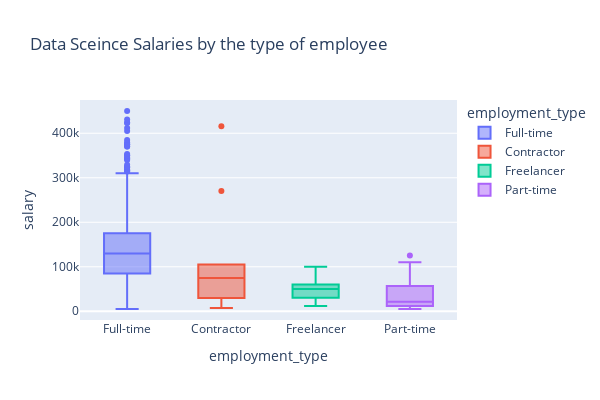

Write notebook code for a chart like this one.
### Code cell
px.box(df,x='employment_type',y='salary',color='employment_type',
      title= 'Data Sceince Salaries by the type of employee',
      width=600, height=400)

### Figure 1 — Plotly figure (JSON) as saved in the notebook; plotly's stock layout.template omitted (floating-point values rounded to 4 significant figures; data arrays with more than 128 entries replaced by an {"elided": "..."} marker saying what was removed)
{"data": [{"alignmentgroup": "True", "hovertemplate": "employment_type=%{x}<br>salary=%{y}<extra></extra>", "legendgroup": "Full-time", "marker": {"color": "#636efa"}, "name": "Full-time", "notched": false, "offsetgroup": "Full-time", "orientation": "v", "showlegend": true, "type": "box", "x": {"elided": "2547 str values"}, "x0": " ", "xaxis": "x", "y": {"elided": "2547 int values"}, "y0": " ", "yaxis": "y"}, {"alignmentgroup": "True", "hovertemplate": "employment_type=%{x}<br>salary=%{y}<extra></extra>", "legendgroup": "Contractor", "marker": {"color": "#EF553B"}, "name": "Contractor", "notched": false, "offsetgroup": "Contractor", "orientation": "v", "showlegend": true, "type": "box", "x": ["Contractor", "Contractor", "Contractor", "Contractor", "Contractor", "Contractor", "Contractor", "Contractor", "Contractor", "Contractor"], "x0": " ", "xaxis": "x", "y": [30000, 25500, 90000, 60000, 7500, 30469, 270000, 105000, 416000, 100000], "y0": " ", "yaxis": "y"}, {"alignmentgroup": "True", "hovertemplate": "employment_type=%{x}<br>salary=%{y}<extra></extra>", "legendgroup": "Freelancer", "marker": {"color": "#00cc96"}, "name": "Freelancer", "notched": false, "offsetgroup": "Freelancer", "orientation": "v", "showlegend": true, "type": "box", "x": ["Freelancer", "Freelancer", "Freelancer", "Freelancer", "Freelancer", "Freelancer", "Freelancer", "Freelancer", "Freelancer", "Freelancer"], "x0": " ", "xaxis": "x", "y": [50000, 50000, 50000, 100000, 45555, 30523, 100000, 20000, 12000, 60000], "y0": " ", "yaxis": "y"}, {"alignmentgroup": "True", "hovertemplate": "employment_type=%{x}<br>salary=%{y}<extra></extra>", "legendgroup": "Part-time", "marker": {"color": "#ab63fa"}, "name": "Part-time", "notched": false, "offsetgroup": "Part-time", "orientation": "v", "showlegend": true, "type": "box", "x": ["Part-time", "Part-time", "Part-time", "Part-time", "Part-time", "Part-time", "Part-time", "Part-time", "Part-time", "Part-time", "Part-time", "Part-time", "Part-time", "Part-time", "Part-time", "Part-time", "Part-time"], "x0": " ", "xaxis": "x", "y": [34320, 17779, 25216, 12000, 125404, 19073, 110000, 52533, 100000, 10354, 12000, 5409, 15966, 69741, 28609, 21669, 12000], "y0": " ", "yaxis": "y"}], "layout": {"boxmode": "overlay", "height": 400, "legend": {"title": {"text": "employment_type"}, "tracegroupgap": 0}, "title": {"text": "Data Sceince Salaries by the type of employee"}, "width": 600, "xaxis": {"anchor": "y", "categoryarray": ["Full-time", "Contractor", "Freelancer", "Part-time"], "categoryorder": "array", "domain": [0, 1], "title": {"text": "employment_type"}}, "yaxis": {"anchor": "x", "domain": [0, 1], "title": {"text": "salary"}}}}
